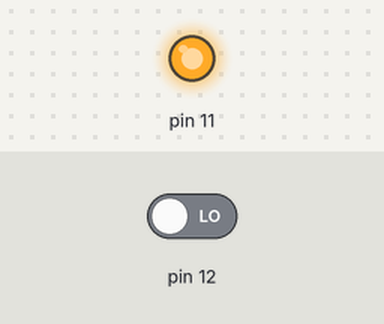
The program below on a simulated Raspberry Pi (header pin numbers). Shown: output pins drawn as LEDs (lit = HIGH). The test bench sets the inputs (shaded band); at power-on: pin 12 LOW.

Above: at 1.2 s.
1.3 s: pin 12 driven HIGH
At 1.6 s:
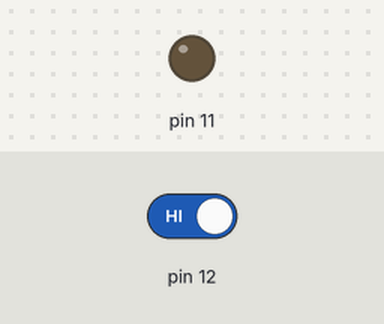
2.8 s: pin 12 driven LOW
At 4.0 s:
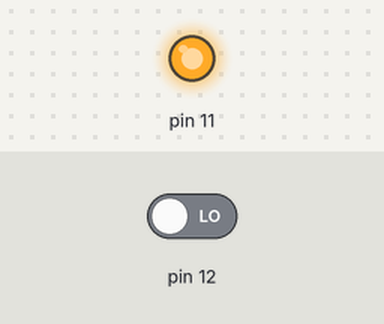
Timing chart, 0 to 5.8 s (numbered marks = the images above; inputs shaded):
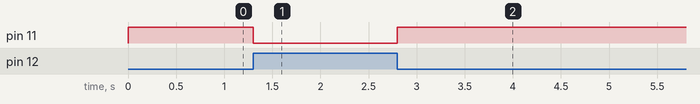

The program:

infrared_alarm.py
```python
#!/usr/bin/env python
#!coding:utf-8
#基于人体红外传感器和蜂鸣器的树莓派报警器
#Author: Jiahui Tang
#Time: 2016-12-09

#import the necessary packages
import RPi.GPIO as GPIO
import time

#set the mode of the GPIO of raspberrypi
GPIO.setmode(GPIO.BOARD)
GPIO.setup(12,GPIO.IN)
GPIO.setup(11,GPIO.OUT,initial=GPIO.HIGH)

#main loop
while True:
	while GPIO.input(12):
			GPIO.output(11,GPIO.LOW)
	GPIO.output(11,GPIO.HIGH)

#clean
GPIO.cleanup()
```

Measured:
- after the input at 1.3 s, pin 11: HIGH → LOW at once
- after the input at 2.8 s, pin 11: LOW → HIGH at once
